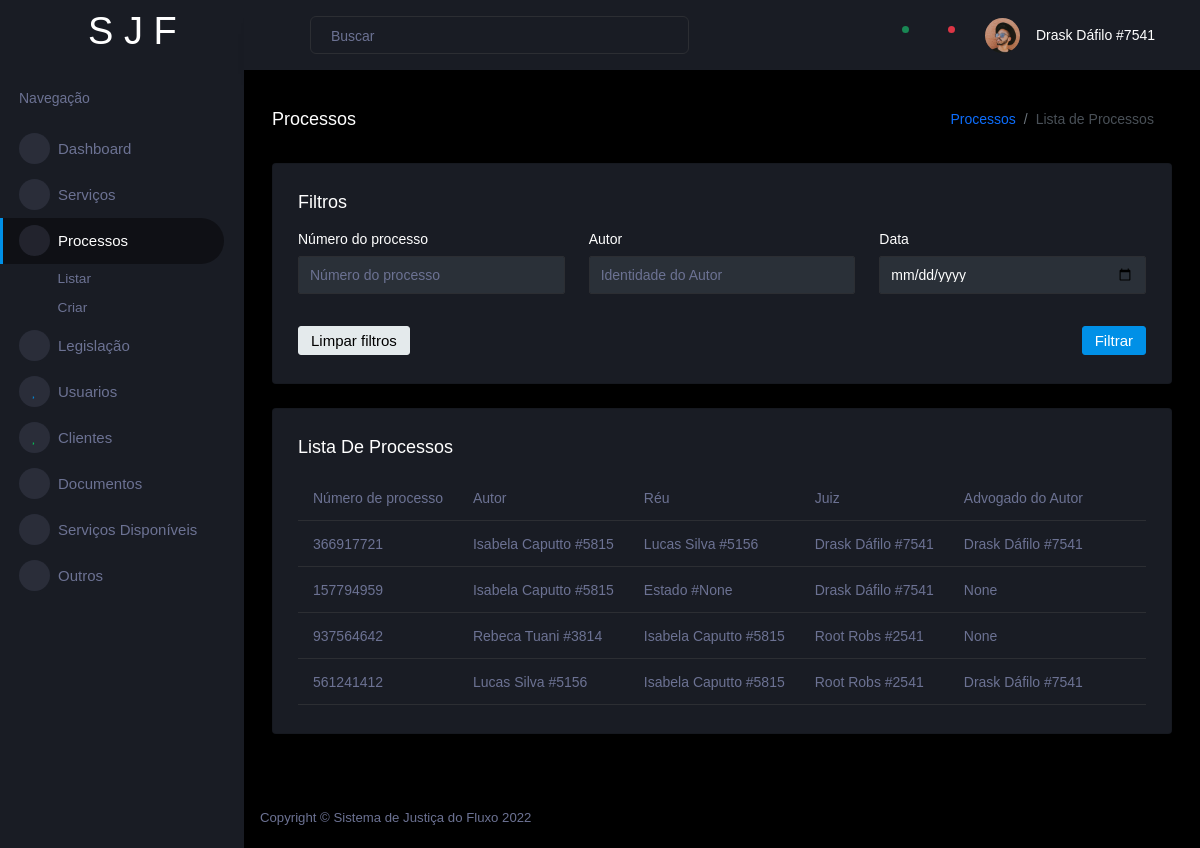
The app's page /dashboard/processos/listar/ (signed in) with its own data.
### projeto_advocacia/usuario/models.py (models this page shows, shortened)
class Usuario(AbstractUser):
    TIPOS_CARGOS = (
        ('0', 'Cliente'),
        ('1', 'Membro'),
        ('2', 'Advogado'),
        ('3', 'Promotor'),
        ('4', 'Juiz'),
        ('5', 'Juiz-Diretor'),
    )
    TIPOS_ORGS = (
        ('0', 'Policia Militar'),
        ('1', 'Polícia Civil'),
        ('2', 'Fórum'),
        ('3', 'Prefeitura'),
    )
    cargo = models.CharField('Cargo', max_length=20, choices=TIPOS_CARGOS, default='0')
    first_name = models.CharField('Nome', max_length=250, blank=True)
    last_name = models.CharField('Sobrenome', max_length=250, blank=True)
    identidade = models.IntegerField('Identidade', unique=True, null=True, blank=True)
    celular = models.CharField('Celular', max_length=10, null=True, blank=True)
    idade = models.IntegerField('Idade', null=True, blank=True)
    organizacao = models.CharField('Organização', max_length=100, choices=TIPOS_ORGS, null=True, blank=True)
    is_juridico = models.BooleanField('É do Fórum', default=False)
    foto_perfil = models.ImageField('Foto de perfil', null=True, blank=True)
    def __str__(self):
        if self.first_name and self.last_name:
            response = f'{self.first_name} {self.last_name} #{self.identidade}'
        else:
            response = f'{self.username}'
        return response
    def get_nome_identidade(self):
        return self.__str__()

class Cliente(models.Model):
    nome = models.CharField('Nome', max_length=250, blank=True)
    sobrenome = models.CharField('Sobrenome', max_length=250, blank=True)
    identidade = models.IntegerField('Identidade', unique=True, null=True, blank=True)
    celular = models.CharField('Celular', max_length=10, null=True, blank=True)
    idade = models.IntegerField('Idade', null=True, blank=True)
    status = models.CharField('Status', max_length=100, null=True, blank=True)
    organizacao = models.CharField('Organização', max_length=100, null=True, blank=True)
    porte = models.BooleanField('Porte', null=True, blank=True)
    cnh = models.BooleanField('CNH', null=True, blank=True)
    def __str__(self):
        return f'{self.nome} {self.sobrenome} #{self.identidade}'

### projeto_advocacia/processo/models.py (models this page shows, shortened)
class Processo(models.Model):
    TIPOS_FASES = (
        ('postulatoria', 'Postulatória'),
        ('instrutoria', 'Instrutória'),
        ('decisoria', 'Decisória'),
        ('recursal', 'Recursal'),
        ('executiva', 'Executiva')
    )
    TIPOS_PROCESSOS = (
        ('conhecimento', 'Conhecimento'),
        ('cautelar', 'Cautelar'),
        ('execução', 'Execução')
    )
    numero_processo = models.CharField(verbose_name="Número do processo", default=gerar_numero_processo, max_length=20)
    autor = models.ForeignKey(Cliente, on_delete=models.CASCADE, related_name='autor', verbose_name="Autor")
    reu = models.ForeignKey(Cliente, on_delete=models.CASCADE, related_name='reu', verbose_name="Réu")
    juiz = models.ForeignKey(Usuario, on_delete=models.CASCADE, null=True, blank=True,
                             related_name='juiz', verbose_name='Juiz')
    advogado_autor = models.ForeignKey(Usuario, on_delete=models.CASCADE, null=True,
                                       blank=True, related_name='advogado_autor', verbose_name="Advogado do autor")
    advogado_reu = models.ForeignKey(Usuario, on_delete=models.CASCADE, null=True,
                                     blank=True, related_name='advogado_reu', verbose_name="Advogado do Réu")
    data_abertura = models.DateField('Data de abertura', null=True, blank=True)
    fase = models.CharField('Fase', max_length=100, choices=TIPOS_FASES)
    tipo = models.CharField('Tipo', max_length=100, choices=TIPOS_PROCESSOS)
    descricao = models.TextField('Descrição do processo', null=True, blank=True)
    postulatoria = models.TextField('Descrição da fase Postulatória', null=True, blank=True)
    instrutoria = models.TextField('Descrição do fase Instrutória', null=True, blank=True)
    decisoria = models.TextField('Descrição do fase Decisória', null=True, blank=True)
    recursal = models.TextField('Descrição do fase Recursal', null=True, blank=True)
    executiva = models.TextField('Descrição do fase Executiva', null=True, blank=True)

### projeto_advocacia/processo/views.py (the view, shortened to what this page needs)
class ProcessoList(CustomListView):
    model = Processo
    queryset = Processo.objects.all()
    paginate_by = 10
    ordering = ['pk']
    template_name = 'processo/list.html'
    raiz = "Processos"
    titulo = "Lista de Processos"
    campos_tabela = ['Número de processo', 'Autor', 'Réu', 'Juiz', 'Advogado do Autor']
    def get_queryset(self):
        queryset = super(ProcessoList, self).get_queryset()
        return queryset

### projeto_advocacia/core/views.py (called while the page is built)
    def get_config_page(self):
        response = {
            "raiz": self.raiz,
            "titulo": self.titulo,
            "descricao": self.descricao,
            "campos_tabela": self.campos_tabela,
            "campos_filtro": self.campos_filtro,
        }
        return response

    def get_context_data(self, **kwargs):
        context = super(CustomListView, self).get_context_data(**kwargs)
        context['config'] = self.get_config_page()
        return context

    def dispatch(self, request, *args, **kwargs):
        if not request.user.is_authenticated:
            return HttpResponseRedirect("/error/403/")
        else:
            return super(CustomListView, self).dispatch(request, *args, **kwargs)

### templates/processo/list.html (shortened to what this page needs)
{% extends 'base/main.html' %}
{% load static %}
{% block content %}
    <div class="page-header">
        <h3 class="page-title">{{ config.raiz }}</h3>
        <nav aria-label="breadcrumb">
            <ol class="breadcrumb">
                <li class="breadcrumb-item"><a href="#" style="text-decoration: none">{{ config.raiz }}</a></li>
                <li class="breadcrumb-item active" aria-current="page">{{ config.titulo }}</li>
            </ol>
        </nav>
    </div>
    <div class="col-lg-12 grid-margin stretch-card">
        <div class="card">
            <div class="card-body">
                <h4 class="card-title">Filtros</h4>
                <form id="form" class="forms-sample">
                    <div class="row">
                        <div class="col-4">
                            <div class="form-group">
                                <label for="exampleInputUsername1">Número do processo</label>
                                <input type="text" class="form-control" name="numero_processo"
                                       id="exampleInputUsername1"
                                       placeholder="Número do processo">
                            </div>
                        </div>
                        <div class="col-4">
                            <div class="form-group">
                                <label for="exampleInputEmail1">Autor</label>
                                <input type="text" name="autor" class="form-control" id="exampleInputEmail1"
                                       placeholder="Identidade do Autor">
                            </div>
                        </div>
                        <div class="col-4">
                            <div class="form-group">
                                <label for="exampleInputPassword1">Data</label>
                                <input type="date" name="data_abertura" class="form-control" id="exampleInputPassword1"
                                       placeholder="Data">
                            </div>
                        </div>
                    </div>
                    <div class="row mt-3">
                        <div class="col-10">
                            <button onclick="limpar_filtros()" class="btn btn-secondary btn-block">Limpar filtros
                            </button>
                        </div>
                        <div class="col-2 d-flex justify-content-end">
                            <button type="submit" class="btn btn-primary">Filtrar</button>
                        </div>
                    </div>
                </form>
            </div>
        </div>
    </div>
    <div class="col-lg-12 grid-margin stretch-card">
        <div class="card">
            <div class="card-body">
                <h4 class="card-title">{{ config.titulo }}</h4>
                <div class="table-responsive">
                    <table class="table">
                        <thead>
                        <tr>
                            {% for campo in config.campos_tabela %}
                                <th>{{ campo }}</th>
                            {% endfor %}
                            <th></th>
                        </tr>
                        </thead>
                        <tbody id="conteudo">
                        {% for object in object_list %}
                            <tr>
                                <td>{{ object.numero_processo }}</td>
                                <td>{{ object.autor }}</td>
                                <td>{{ object.reu }}</td>
                                <td>{{ object.juiz }}</td>
                                <td>{{ object.advogado_autor }}</td>
                                <td>
                                    <a href="{% url 'processos_detail' object.pk %}" class="text-primary" style="text-decoration: none;"><i class="mdi mdi-eye"></i></a>
                                    <a href="{% url 'processos_update' object.pk %}" class="text-success" style="text-decoration: none;"><i class="mdi mdi-border-color"></i></a>
                                    <a href="{% url 'processos_delete' object.pk %}" class="text-danger" style="text-decoration: none;"><i class="mdi mdi-close-circle"></i></a>
                                </td>
                            </tr>
                        {% endfor %}
                        </tbody>
                    </table>
                </div>
            </div>
        </div>
    </div>
{% endblock %}

### templates/base/navbar.html (shortened to what this page needs)
{% load static %}
<nav class="navbar p-0 fixed-top d-flex flex-row">
    <div class="navbar-menu-wrapper flex-grow d-flex align-items-stretch">
        <button class="navbar-toggler navbar-toggler align-self-center" type="button" data-toggle="minimize">
            <span class="mdi mdi-menu"></span>
        </button>
        <ul class="navbar-nav w-100">
            <li class="nav-item w-100">
                <form class="nav-link mt-2 mt-md-0 d-none d-lg-flex search">
                    <input type="text" class="form-control" placeholder="Buscar">
                </form>
            </li>
        </ul>
        <ul class="navbar-nav navbar-nav-right">
            <li class="nav-item nav-settings d-none d-lg-block">
                <a class="nav-link" href="#">
                    <i class="mdi mdi-view-grid"></i>
                </a>
            </li>
            <li class="nav-item dropdown border-left">
                <a class="nav-link count-indicator dropdown-toggle" id="messageDropdown" href="#"
                   data-bs-toggle="dropdown" aria-expanded="false">
                    <i class="mdi mdi-email"></i>
                    <span class="count bg-success"></span>
                </a>
            </li>
            <li class="nav-item dropdown border-left">
                <a class="nav-link count-indicator dropdown-toggle" id="notificationDropdown" href="#"
                   data-bs-toggle="dropdown">
                    <i class="mdi mdi-bell"></i>
                    <span class="count bg-danger"></span>
                </a>
            </li>
            <li class="nav-item dropdown">
                <a class="nav-link" id="profileDropdown" href="#" data-bs-toggle="dropdown">
                    <div class="navbar-profile">
                        <img class="img-xs rounded-circle" src="{% static 'corona/assets/images/faces/face15.jpg' %}"
                             alt="">
                        <p class="mb-0 d-none d-sm-block navbar-profile-name">{{ user.get_nome_identidade }}</p>
                        <i class="mdi mdi-menu-down d-none d-sm-block"></i>
                    </div>
                </a>
            </li>
        </ul>
    </div>
</nav>

### records on screen
Usuario: get_nome_identidade "Drask Dáfilo #7541"
Processo: numero_processo "366917721", autor "Isabela Caputto #5815", reu "Lucas Silva #5156", juiz "Drask Dáfilo #7541", advogado_autor "Drask Dáfilo #7541"
Processo: numero_processo "157794959", autor "Isabela Caputto #5815", reu "Estado #None", juiz "Drask Dáfilo #7541", advogado_autor "None"
Processo: numero_processo "937564642", autor "Rebeca Tuani #3814", reu "Isabela Caputto #5815", juiz "Root Robs #2541", advogado_autor "None"
Processo: numero_processo "561241412", autor "Lucas Silva #5156", reu "Isabela Caputto #5815", juiz "Root Robs #2541", advogado_autor "Drask Dáfilo #7541"

### other values on screen
{{ config.raiz }} "Processos"
{{ config.titulo }} "Lista de Processos"
{{ config.titulo }} "Lista De Processos"
{{ campo }} "Número de processo" "Autor" "Réu" "Juiz" "Advogado do Autor"
